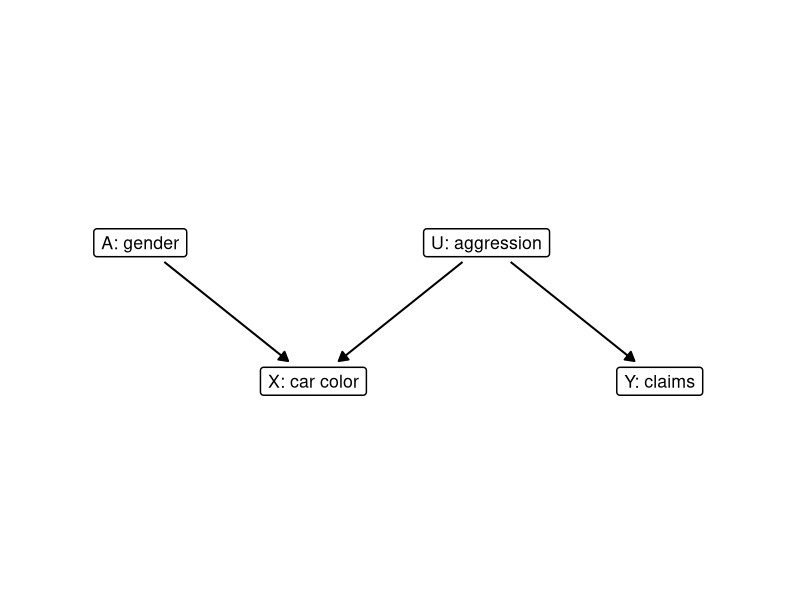
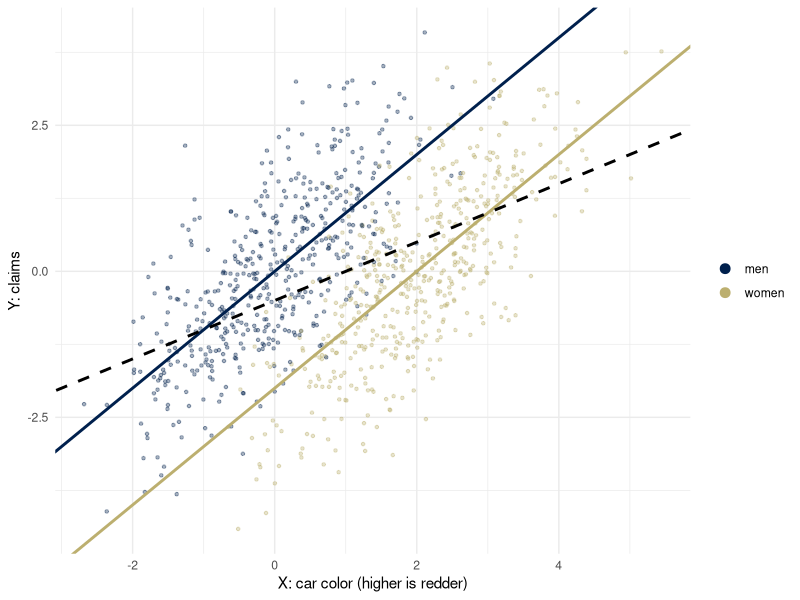
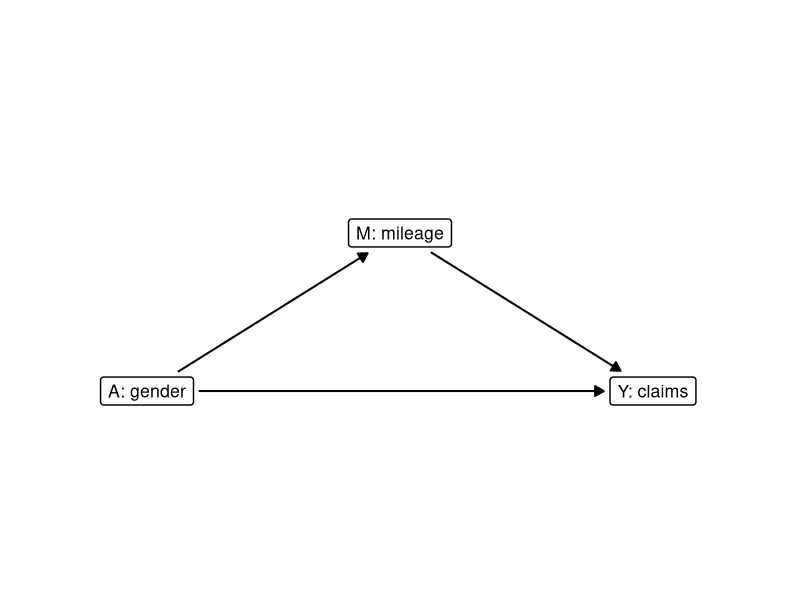
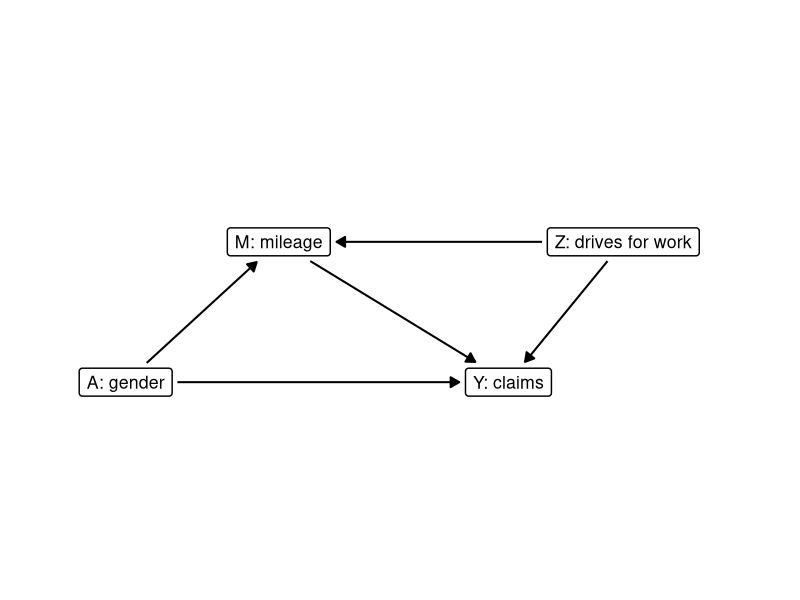
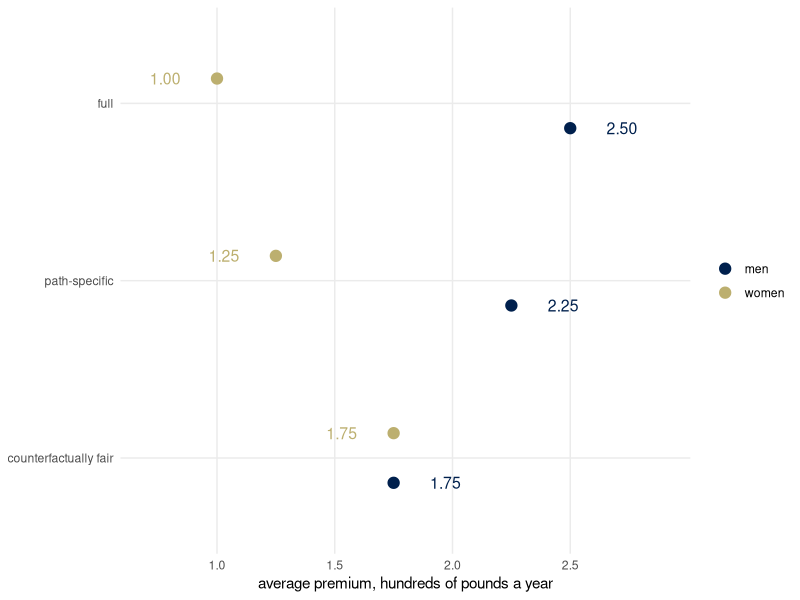
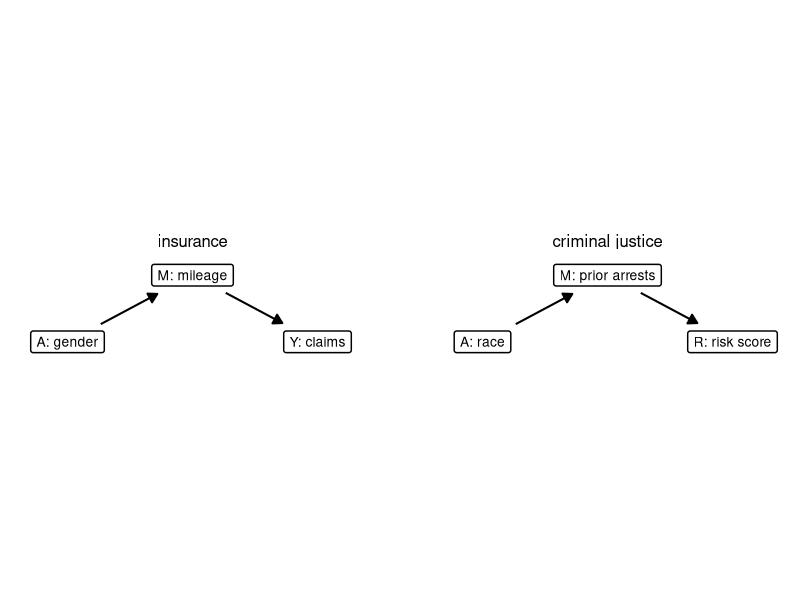

Generate these figures, in order, with R:
## ---- chunk 1
library(ggplot2)
library(dplyr)
theme_set(theme_minimal())
set.seed(313)
# cividis: viridisLite::cividis(9)[c(1, 3, 5, 6, 7, 9)]
navy <- "#00204D"; slate <- "#414D6B"; cgray <- "#7C7B78"; khaki <- "#9B9477"; gold <- "#BCAF6F"; yellow <- "#FFEA46"
two <- c(navy, gold)               # the two groups, wherever there are two

# Causal graphs. Nodes are letters in circles, or words in boxes (boxes = TRUE). A node's
# size is fixed on the page, in inches; draw_dag measures the device and stops every arrow
# `gap` inches short of its nodes. From weeks 3 to 5.
draw_dag <- function(nodes, edges, dashed = character(0), highlight = character(0), boxes = FALSE,
                     text_size = 7, xlim = c(-0.5, 2.5), ylim = c(-0.4, 1.4), strip_size = 18,
                     gap = 0.05) {
  if (!"panel" %in% names(nodes)) { nodes$panel <- ""; edges$panel <- "" }
  pad <- unit(0.35, "lines"); border <- 0.5; dot <- 16; stroke <- 0.8; lw <- c(black = 0.7, gold = 1.5)
  p <- ggplot() +
    facet_wrap(~ panel, nrow = 1) +
    coord_fixed(xlim = xlim, ylim = ylim) +
    theme_void() +
    theme(strip.text = element_text(size = strip_size), panel.spacing = unit(1.5, "lines"))
  p <- if (boxes) {
    p + geom_label(data = nodes, aes(x, y, label = name), size = text_size, label.size = border,
                   label.padding = pad)
  } else {
    p + geom_point(data = nodes, aes(x, y), size = dot, shape = 21, fill = "white", stroke = stroke) +
      geom_text(data = nodes, aes(x, y, label = name), size = text_size, parse = TRUE)
  }
  inch <- function(u, f) f(u, "in", valueOnly = TRUE)
  g <- ggplotGrob(p)
  pp <- ggplot_build(p)$layout$panel_params[[1]]
  per_unit <- min((dev.size("in")[1] - sum(inch(g$widths, grid::convertWidth))) /
                    (length(unique(nodes$panel)) * diff(pp$x.range)),
                  (dev.size("in")[2] - sum(inch(g$heights, grid::convertHeight))) / diff(pp$y.range))
  if (boxes) {
    text <- lapply(as.character(nodes$name), grid::textGrob, gp = grid::gpar(fontsize = text_size * .pt))
    nodes$hw <- (sapply(text, \(t) inch(grid::grobWidth(t), grid::convertWidth)) / 2 +
                   inch(pad, grid::convertWidth) + border * .pt / 96 / 2) / per_unit
    nodes$hh <- (sapply(text, \(t) inch(grid::grobHeight(t), grid::convertHeight)) / 2 +
                   inch(pad, grid::convertHeight) + border * .pt / 96 / 2) / per_unit
  } else {
    nodes$hw <- nodes$hh <- (0.375 * (dot * .pt + stroke * .stroke / 2) / 72 +
                               stroke * .stroke / 2 / 96 / 2) / per_unit
  }
  e <- edges |>
    left_join(nodes, by = c("panel", "from" = "name")) |>
    rename(x0 = x, y0 = y, hw0 = hw, hh0 = hh) |>
    left_join(nodes, by = c("panel", "to" = "name")) |>
    mutate(dx = x - x0, dy = y - y0, len = sqrt(dx^2 + dy^2), ux = dx / len, uy = dy / len,
           col = ifelse(paste(from, to) %in% highlight, "#BCAF6F", "black"),
           style = ifelse(paste(from, to) %in% dashed, "dashed", "solid"),
           g0 = gap / per_unit,
           g1 = (gap + ifelse(col == "black", lw[["black"]], lw[["gold"]]) * .pt / 96 / 2) / per_unit,
           s0 = if (boxes) pmin((hw0 + g0) / pmax(abs(ux), 1e-9), (hh0 + g0) / pmax(abs(uy), 1e-9)) else hw0 + g0,
           s1 = if (boxes) pmin((hw + g1) / pmax(abs(ux), 1e-9), (hh + g1) / pmax(abs(uy), 1e-9)) else hw + g1,
           xs = x0 + s0 * ux, ys = y0 + s0 * uy, xe = x - s1 * ux, ye = y - s1 * uy)
  p + geom_segment(data = e, aes(x = xs, y = ys, xend = xe, yend = ye, linetype = style, color = col),
                   arrow = arrow(length = unit(0.25, "cm"), type = "closed"),
                   linewidth = ifelse(e$col == "black", lw[["black"]], lw[["gold"]]), show.legend = FALSE) +
    scale_linetype_identity() + scale_color_identity()
}

# The mileage world (as in the slides). The checks stop the render if a number stated in
# the text does not follow from the parameters.
mu0 <- 10; alpha <- -4; beta <- 0.25; gamma <- -0.5; var_UM <- 4; pA <- 1/2
NDE <- gamma; NIE <- alpha * beta; TE <- NDE + NIE
var_M <- alpha^2 * pA * (1 - pA) + var_UM
slope_refit <- beta + gamma * alpha * pA * (1 - pA) / var_M
R2 <- alpha^2 * pA * (1 - pA) / var_M
stopifnot(abs(NDE + 0.5) < 1e-12, abs(NIE + 1) < 1e-12, abs(TE + 1.5) < 1e-12,
          abs(var_M - 8) < 1e-12, abs(slope_refit - 0.3125) < 1e-12, abs(R2 - 0.5) < 1e-12,
          abs(alpha * slope_refit - (NIE + R2 * NDE)) < 1e-12)
# Two graphs, the same data: Z (how much a person drives for work), normal with mean 1/4 and
# variance 3/16, adds 4 to mileage and 1 to claims per unit. Coefficients of the regression of
# Z on (A, M), and the fitted graph without Z.
pZ <- 1/4; var_M_Z <- 4^2 * pZ * (1 - pZ) + alpha^2 * pA * (1 - pA) + var_UM
b_Z <- solve(matrix(c(pA * (1 - pA), alpha * pA * (1 - pA), alpha * pA * (1 - pA), var_M_Z), 2),
             c(0, 4 * pZ * (1 - pZ)))
gamma_hat <- gamma + b_Z[1]; beta_hat <- beta + b_Z[2]
slope_cf_Z <- beta + 4 * pZ * (1 - pZ) / (4^2 * pZ * (1 - pZ) + var_UM)
stopifnot(abs(var_M_Z - 11) < 1e-12, abs(b_Z[1] - 3/7) < 1e-12, abs(b_Z[2] - 3/28) < 1e-12,
          abs(round(gamma_hat, 2) + 0.07) < 1e-12, abs(round(alpha * beta_hat, 2) + 1.43) < 1e-12,
          abs(gamma_hat + alpha * beta_hat - TE) < 1e-12, abs(slope_cf_Z - beta_hat) < 1e-12)
## ---- chunk 2
rc <- data.frame(name = c("A: gender", "X: car color", "U: aggression", "Y: claims"),
                 x = c(0, 1.25, 2.5, 3.75), y = c(1, 0, 1, 0))
draw_dag(rc, data.frame(from = c("A: gender", "U: aggression", "U: aggression"),
                        to = c("X: car color", "X: car color", "Y: claims")),
         boxes = TRUE, text_size = 4.5, xlim = c(-0.75, 4.5), ylim = c(-0.3, 1.3))
## ---- chunk 3
n <- 1000
A <- rbinom(n, 1, 1/2)          # 1 for a woman
U <- rnorm(n)                   # aggression, never observed
X <- 2 * A + U                  # car color
Y <- U + rnorm(n)               # claims
coef(lm(Y ~ X))                 # the price from X alone
coef(lm(Y ~ X + A))             # the price from X and A
## ---- chunk 4
car <- data.frame(X, Y, group = factor(A, levels = c(0, 1), labels = c("men", "women")))
ggplot(car, aes(X, Y, color = group)) +
  geom_point(alpha = 0.35, size = 0.9) +
  geom_abline(intercept = 0, slope = 1, color = navy, linewidth = 1) +
  geom_abline(intercept = -2, slope = 1, color = gold, linewidth = 1) +
  geom_abline(intercept = -1/2, slope = 1/2, color = "black", linetype = "dashed", linewidth = 1) +
  scale_color_manual(values = two, name = NULL) +
  labs(x = "X: car color (higher is redder)", y = "Y: claims") +
  guides(color = guide_legend(override.aes = list(alpha = 1, size = 3)))
## ---- chunk 5
mw <- data.frame(name = c("A: gender", "M: mileage", "Y: claims"), x = c(0, 1.6, 3.2), y = c(0, 1, 0))
draw_dag(mw, data.frame(from = c("A: gender", "M: mileage", "A: gender"), to = c("M: mileage", "Y: claims", "Y: claims")),
         boxes = TRUE, text_size = 4.5, xlim = c(-0.7, 3.9), ylim = c(-0.3, 1.3))
## ---- chunk 6
wk <- data.frame(name = c("A: gender", "M: mileage", "Y: claims", "Z: drives for work"),
                 x = c(0, 1.2, 3.0, 3.9), y = c(0, 1.1, 0, 1.1))
draw_dag(wk, data.frame(from = c("A: gender", "M: mileage", "A: gender", "Z: drives for work", "Z: drives for work"),
                        to = c("M: mileage", "Y: claims", "Y: claims", "M: mileage", "Y: claims")),
         boxes = TRUE, text_size = 4.5, xlim = c(-0.7, 5.0), ylim = c(-0.3, 1.4))
## ---- chunk 7
prem <- data.frame(
  predictor = rep(c("full", "path-specific", "counterfactually fair"), each = 2),
  group = rep(c("men", "women"), 3),
  mean = c(beta * mu0, gamma + beta * (mu0 + alpha), beta * mu0, beta * (mu0 + alpha), beta * mu0, beta * mu0))
avg_claim <- pA * (gamma + beta * (mu0 + alpha)) + (1 - pA) * beta * mu0
prem <- prem |> group_by(predictor) |> mutate(level = mean - mean(mean) + avg_claim) |> ungroup()
stopifnot(abs(avg_claim - 1.75) < 1e-12, isTRUE(all.equal(prem$level, c(2.5, 1.0, 2.25, 1.25, 1.75, 1.75))))
lev <- c("counterfactually fair", "path-specific", "full")
prem |>
  mutate(row = match(predictor, lev), y = row + ifelse(group == "women", 0.14, -0.14)) |>
  ggplot(aes(level, y, color = group)) +
  geom_point(size = 3.5) +
  geom_text(aes(x = level + ifelse(group == "women", -0.22, 0.22), label = sprintf("%.2f", level)),
            size = 4, show.legend = FALSE) +
  scale_color_manual(values = two, name = NULL) +
  scale_x_continuous(limits = c(0.7, 2.9), breaks = c(1, 1.5, 2, 2.5)) +
  scale_y_continuous(breaks = 1:3, labels = lev, limits = c(0.6, 3.4)) +
  labs(x = "average premium, hundreds of pounds a year", y = NULL) +
  theme(panel.grid.minor = element_blank())
## ---- chunk 8
lv <- c("insurance", "criminal justice")
two_m <- data.frame(name = c("A: gender", "M: mileage", "Y: claims", "A: race", "M: prior arrests", "R: risk score"),
                    x = c(0, 1.5, 3, 0, 1.5, 3), y = c(0, 0.8, 0, 0, 0.8, 0),
                    panel = factor(rep(lv, each = 3), levels = lv))
draw_dag(two_m, data.frame(from = c("A: gender", "M: mileage", "A: race", "M: prior arrests"),
                           to = c("M: mileage", "Y: claims", "M: prior arrests", "R: risk score"),
                           panel = factor(rep(lv, each = 2), levels = lv)),
         boxes = TRUE, text_size = 3.5, xlim = c(-0.6, 3.6), ylim = c(-0.25, 1.05), strip_size = 12)
